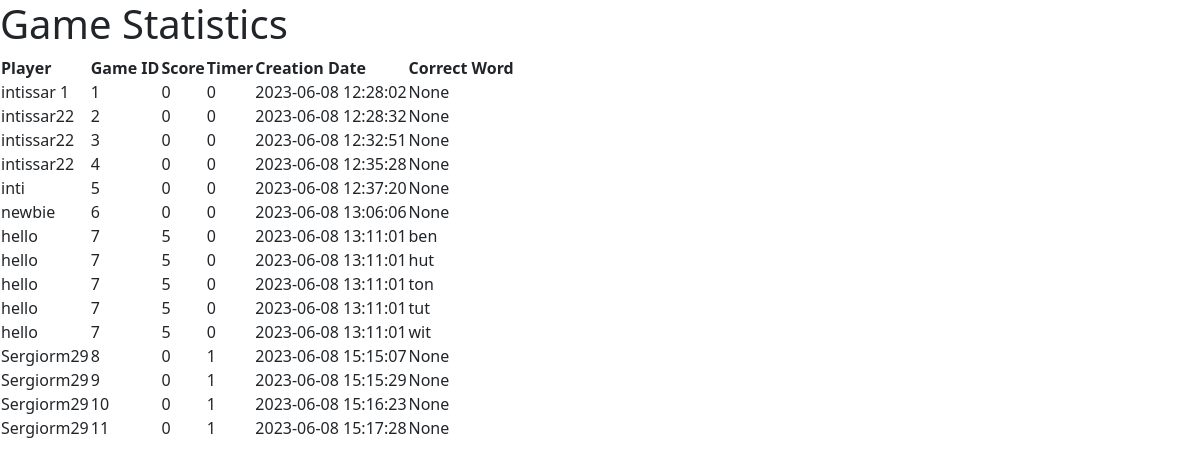
The page /statistics on the database as committed earlier.
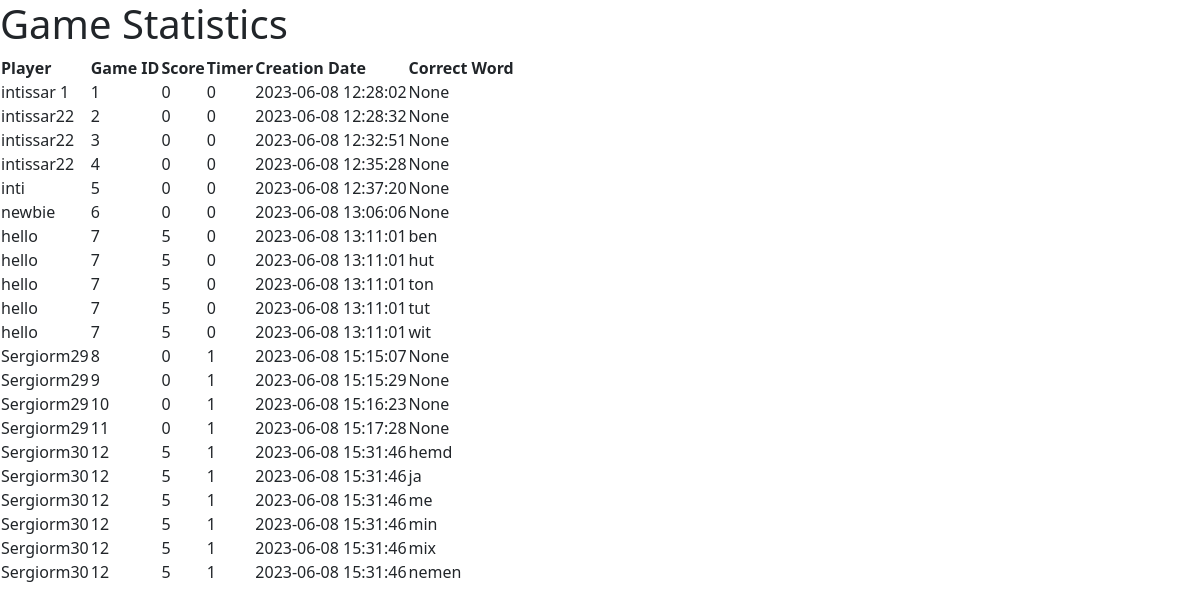
The same page on the database as committed later.
### tables this page shows
CREATE TABLE games (
                                id integer PRIMARY KEY,
                                score integer,
                                player_id text NOT NULL,
                                timer integer NOT NULL,
                                create_date timestamp NOT NULL,
                                FOREIGN KEY (player_id) REFERENCES players (name)
                            );

CREATE TABLE players (
                                name text PRIMARY KEY 
                            );

CREATE TABLE games_players (
                                    player_id text NOT NULL,
                                    game_id integer NOT NULL,
                                    correctWord text NOT NULL,
                                    FOREIGN KEY (player_id) REFERENCES players (name),
                                    FOREIGN KEY (game_id) REFERENCES games (id)
                                );

### app.py (the view)
@app.route('/statistics')
def statistics():
    try:
        conn = get_db_connection()
        cur = conn.cursor()
        cur.execute("""
            SELECT p.name AS player_name, g.id AS game_id, g.score, g.timer, g.create_date, gp.correctWord
            FROM games g
            JOIN players p ON g.player_id = p.name
            LEFT JOIN games_players gp ON gp.game_id = g.id
        """)
        results = cur.fetchall()
        cur.close()
        print(results)
        return render_template('stats.html', stats=results)
    finally:
        conn.close()

### app.py (called while the page is built)
def get_db_connection():
      return create_connection(r"database.db")

def create_connection(db_file):
    conn = None
    try:
        conn = sqlite3.connect(db_file)
        print(sqlite3.version)
    except Error as e:
        print(e)
    return conn

### templates/stats.html (shortened to what this page needs)
<link href="https://cdn.jsdelivr.net/npm/bootstrap@5.3.0/dist/css/bootstrap.min.css" rel="stylesheet"
integrity="sha384-9ndCyUaIbzAi2FUVXJi0CjmCapSmO7SnpJef0486qhLnuZ2cdeRhO02iuK6FUUVM">
{% block body %}
<div class="text-align-center">
    <h1>Game Statistics</h1>
    <table>
        <tr>
            <th>Player</th>
            <th>Game ID</th>
            <th>Score</th>
            <th>Timer</th>
            <th>Creation Date</th>
            <th>Correct Word</th>
        </tr>
        {% for result in stats %}
            <tr>
                <td>{{ result[0] }}</td>
                <td>{{ result[1] }}</td>
                <td>{{ result[2] }}</td>
                <td>{{ result[3] }}</td>
                <td>{{ result[4] }}</td>
                <td>{{ result[5] }}</td>
            </tr>
        {% endfor %}
    </table>
</div>
{% endblock %}

Rows that differ between the two databases and show on the page:
added games_players: name "Sergiorm30", result "12", score "5", timer "1", create_date "2023-06-08 15:31:46", correctWord "hemd"
added games_players: name "Sergiorm30", result "12", score "5", timer "1", create_date "2023-06-08 15:31:46", correctWord "ja"
added games_players: name "Sergiorm30", result "12", score "5", timer "1", create_date "2023-06-08 15:31:46", correctWord "me"
added games_players: name "Sergiorm30", result "12", score "5", timer "1", create_date "2023-06-08 15:31:46", correctWord "min"
added games_players: name "Sergiorm30", result "12", score "5", timer "1", create_date "2023-06-08 15:31:46", correctWord "mix"
added games_players: name "Sergiorm30", result "12", score "5", timer "1", create_date "2023-06-08 15:31:46", correctWord "nemen"
